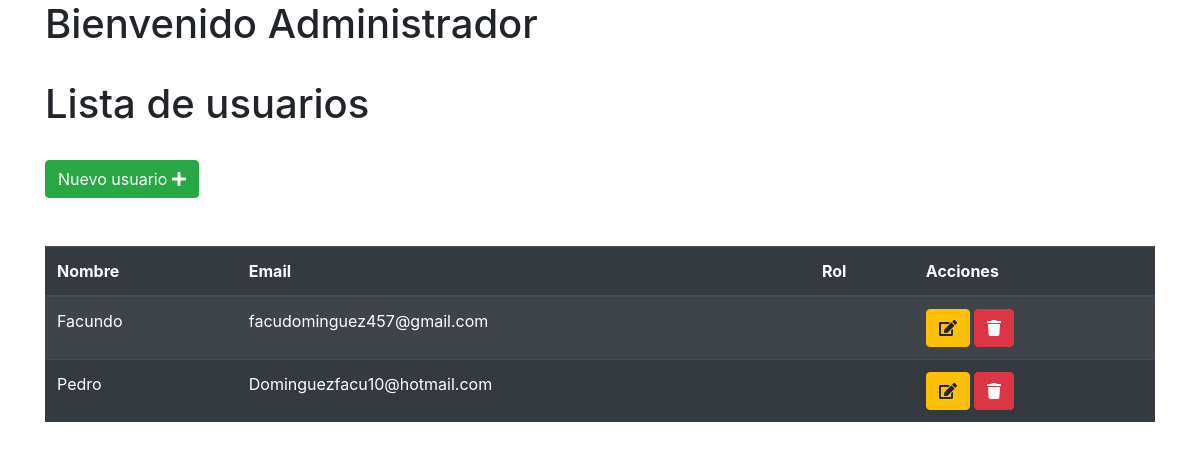
The page /src/modulos/usuario.php on the database as committed earlier.
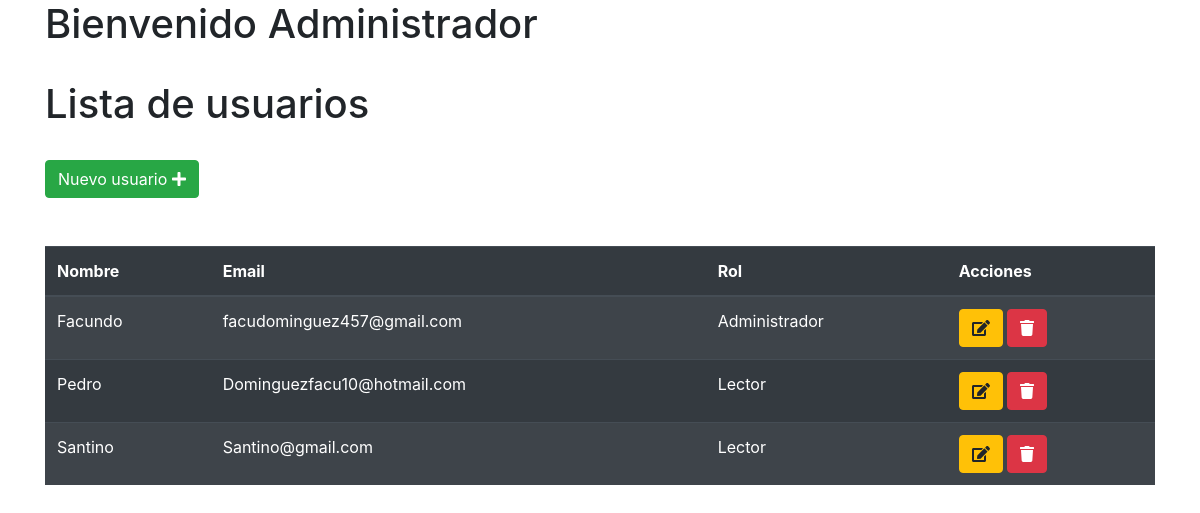
The same page on the database as committed later.
### tables this page shows
CREATE TABLE `clientes` (
  `id` int(11) NOT NULL,
  `email` varchar(50) NOT NULL,
  `clave` varchar(50) NOT NULL,
  `nombre` varchar(50) NOT NULL,
  `rol` int(11) NOT NULL,
  `apellido` varchar(50) NOT NULL,
  `direccion` varchar(50) NOT NULL,
  `telefono` int(11) NOT NULL
);

CREATE TABLE `permisos` (
  `id` int(11) NOT NULL,
  `rol` varchar(50) NOT NULL
);

### src/modulos/usuario.php (the view, shortened to what this page needs)
<!DOCTYPE html>
<html lang="en">
<head>
    <link rel="stylesheet" href="https://cdn.jsdelivr.net/npm/bootstrap@4.4.1/dist/css/bootstrap.min.css">
</head>
<div class="container is-fluid">
    <div class="col-xs-12">
        <h1>Bienvenido Administrador <?php echo $_SESSION['nombre_usuario']; ?></h1>
        <br>
        <h1>Lista de usuarios</h1>
        <br>
        <div>
            <a class="btn btn-success" href="index.php?modulo=registro">Nuevo usuario
                <i class="fa fa-plus"></i>
            </a>
        </div>
        <br>
        <br>
        <table class="table table-striped table-dark " id="table_id">
            <thead>
                <tr>
                    <th>Nombre</th>
                    <th>Email</th>
                    <th>Rol</th>
                    <th>Acciones</th>
                </tr>
            </thead>
            <tbody>
                <?php
                $SQL = "SELECT clientes.id, clientes.nombre, clientes.email,
                 permisos.rol FROM clientes
                LEFT JOIN permisos ON clientes.rol = permisos.id";
                $dato = mysqli_query($con, $SQL);
                if ($dato->num_rows > 0) {
                    while ($fila = mysqli_fetch_array($dato)) {
                ?>
                        <tr>
                            <td><?php echo $fila['nombre']; ?></td>
                            <td><?php echo $fila['email']; ?></td>
                            <td><?php echo $fila['rol']; ?></td>
                            <td>
                                <a class="btn btn-warning" href="index.php?modulo=editar_usuario&id=<?php echo $fila['id'] ?> ">
                                    <i class="fa fa-edit"></i>
                                </a>
                                <a class="btn btn-danger" href="index.php?modulo=eliminar_usuario&id=<?php echo $fila['id'] ?>">
                                    <i class="fa fa-trash"></i>
                                </a>
                            </td>
                        </tr>
                    <?php
                    }
                } else {
                    ?>
                    <tr class="text-center">
                        <td colspan="16">No existen registros</td>
                    </tr>
                <?php
                }
                ?>
                </body>
        </table>
</html>

Rows that differ between the two databases and show on the page:
changed clientes "Facundo": permisos.rol (not shown) → "Administrador"
changed clientes "Pedro": permisos.rol (not shown) → "Lector"
added clientes: nombre "Santino", email "Santino@gmail.com", permisos.rol "Lector"
